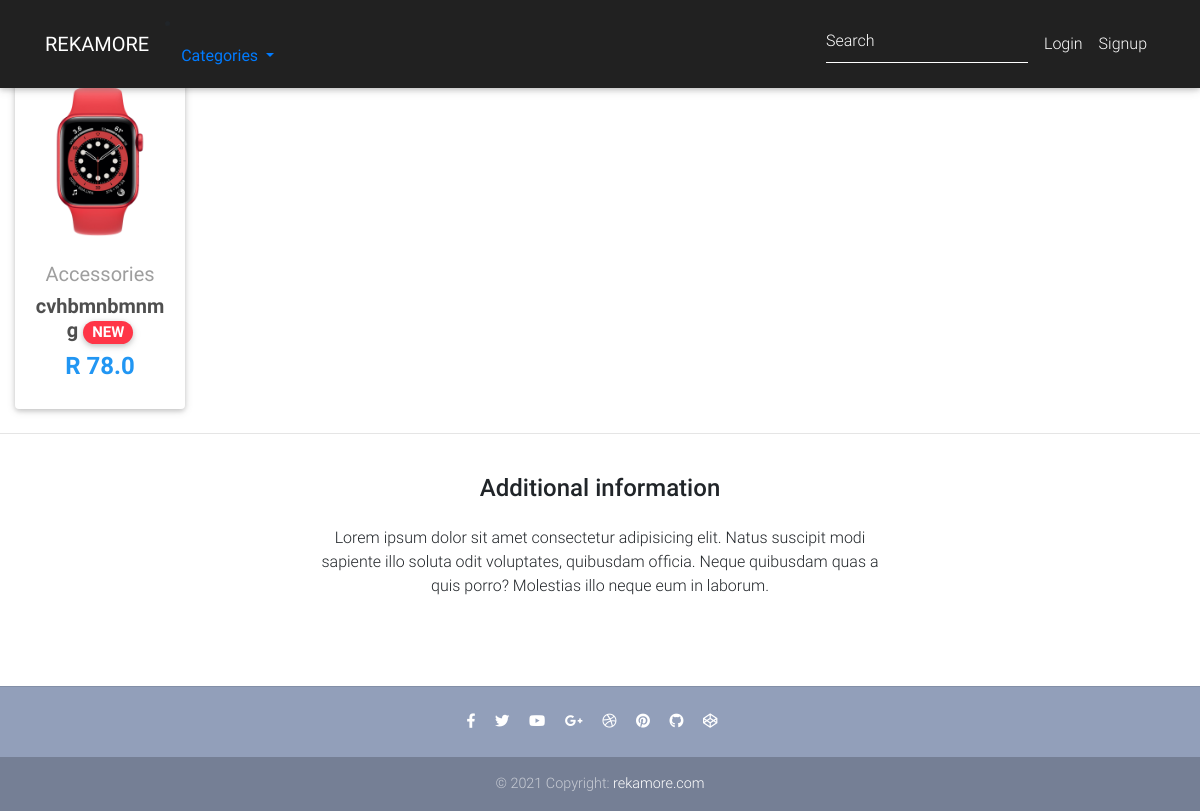
Page /accessories on the committed database.
### core/models.py (models this page shows, shortened)
class Item(models.Model):
    title = models.CharField(max_length=100)
    price = models.FloatField()
    discount_price = models.FloatField(blank=True, null=True)
    category = models.CharField(choices=CATEGORY_CHOICES, max_length=2)
    label = models.CharField(choices=LABEL_CHOICES, max_length=1)
    slug = models.SlugField()
    description = models.TextField()
    image = models.ImageField()
    class Meta:
        ordering = ['id']
    def get_absolute_url(self):
        return reverse("core:product", kwargs={
            'slug': self.slug
        })

### core/views.py (the view)
# urls.py: path('accessories', Accessories.as_view(), name='accessories'),
class Accessories(ListView):
    model = Item
    queryset = Item.objects.filter(category='A')
    paginate_by = 16
    template_name = "accessories.html"

### templates/accessories.html (shortened to what this page needs)
{% extends "base.html" %}
{% block content %}
<div class=" col-md-12 mb-3">
    <section class="text-center mb-2">
      <div class="row wow fadeIn">
        {% for item in object_list %}
        <div class="col-md-2 col-md-2 mb-2">
          <div class="card ">
            <div class="view overlay">
              <img src="{{ item.image.url }}" class="card-img-top">
            </div>
            <div class="card-body text-center">
              <a href="" class="grey-text">
                <h5>{{ item.get_category_display }}</h5>
              </a>
              <h5>
                <strong>
                  <a href="{{ item.get_absolute_url }}" class="dark-grey-text">{{ item.title }}
                    <span class="badge badge-pill {{ item.get_label_display }}-color">NEW</span>
                  </a>
                </strong>
              </h5>
              <h4 class="font-weight-bold blue-text">
                <strong>R
                {% if item.discount_price %}
                {{ item.discount_price }}
                {% else %}
                {{ item.price }}
                {% endif %}
                </strong>
              </h4>
            </div>
          </div>
        </div>
        {% endfor %}
      </div>
    </section>
</div>
  <hr>
  <div class="row d-flex justify-content-center wow fadeIn">
    <div class="col-md-6 text-center">
      <h4 class="my-4 h4">Additional information</h4>
      <p>Lorem ipsum dolor sit amet consectetur adipisicing elit. Natus suscipit modi sapiente illo soluta odit
        voluptates,
        quibusdam officia. Neque quibusdam quas a quis porro? Molestias illo neque eum in laborum.</p>
    </div>
  </div>
  <div class="row wow fadeIn">
    <div class="col-lg-4 col-md-12 mb-4">
    </div>
    <div class="col-lg-4 col-md-6 mb-4">
    </div>
    <div class="col-lg-4 col-md-6 mb-4">
    </div>
  </div>
{% endblock content %}

### templates/base.html (style rules this page uses)
html, body, header, .carousel { height: 60vh; }

### rows in the picture
Item: image (picture), category "Accessories", title "cvhbmnbmnmg", price "78.0"
